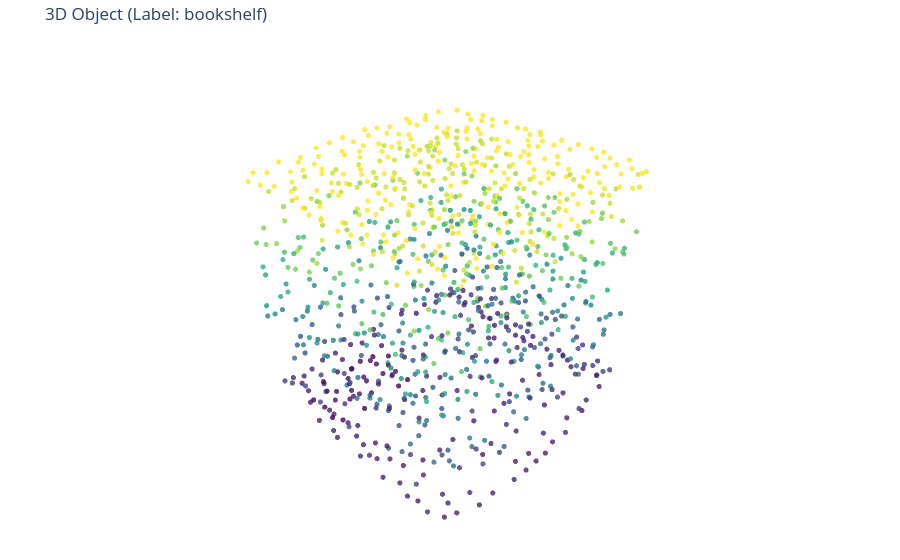

The cell this chart's notebook holds for it:
### Code cell
points, label = train_dataset_not_full[148]

label_text = MODELNET40_CLASSES[int(label.item())]

print(f"Object is : {label_text}")

plot_point_cloud_dyna(points, label=label_text)

### Figure 1 — Plotly figure (JSON) as saved in the notebook; plotly's stock layout.template omitted (floating-point values rounded to 4 significant figures; data arrays with more than 128 entries replaced by an {"elided": "..."} marker saying what was removed)
{"data": [{"marker": {"color": {"elided": "1024 float values"}, "colorscale": [[0, "#440154"], [0.1111, "#482878"], [0.2222, "#3e4989"], [0.3333, "#31688e"], [0.4444, "#26828e"], [0.5556, "#1f9e89"], [0.6667, "#35b779"], [0.7778, "#6ece58"], [0.8889, "#b5de2b"], [1, "#fde725"]], "opacity": 0.8, "size": 3}, "mode": "markers", "type": "scatter3d", "x": {"elided": "1024 float values"}, "y": {"elided": "1024 float values"}, "z": {"elided": "1024 float values"}}], "layout": {"margin": {"b": 0, "l": 0, "r": 0, "t": 40}, "scene": {"xaxis": {"visible": false}, "yaxis": {"visible": false}, "zaxis": {"visible": false}}, "title": {"text": "3D Object (Label: bookshelf)"}}}
